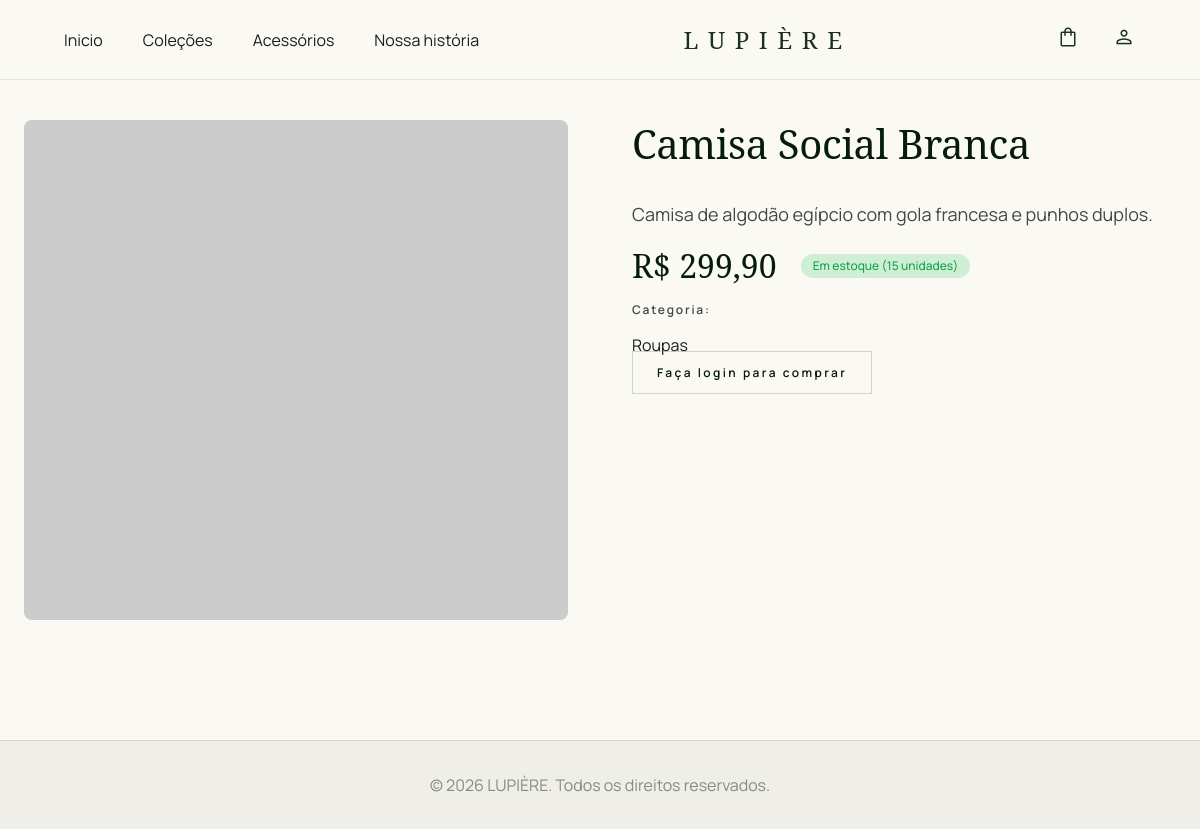
Screenshot of /produto.php?id=2 with the database file from the repository.
### tables this page shows
CREATE TABLE IF NOT EXISTS `produtos` (
  `id` int(11) NOT NULL AUTO_INCREMENT,
  `nome` varchar(150) NOT NULL,
  `descricao` text,
  `preco` decimal(10,2) NOT NULL,
  `estoque` int(11) NOT NULL DEFAULT 0,
  `categoria_id` int(11) DEFAULT NULL,
  `imagem` varchar(255) DEFAULT NULL,
  `data_criacao` timestamp NOT NULL DEFAULT current_timestamp(),
  PRIMARY KEY (`id`),
  KEY `categoria_id` (`categoria_id`),
  CONSTRAINT `produtos_ibfk_1` FOREIGN KEY (`categoria_id`) REFERENCES `categorias` (`id`) ON DELETE SET NULL
);

CREATE TABLE IF NOT EXISTS `categorias` (
  `id` int(11) NOT NULL AUTO_INCREMENT,
  `nome` varchar(100) NOT NULL,
  `descricao` text,
  `data_criacao` timestamp NOT NULL DEFAULT current_timestamp(),
  PRIMARY KEY (`id`)
);

### funcoes.php (called while the page is built, shortened)
<?php
require_once 'config.php';
function obter_produto_por_id($id) {
    global $pdo;
    $stmt = $pdo->prepare("SELECT p.*, c.nome as categoria_nome FROM produtos p LEFT JOIN categorias c ON p.categoria_id = c.id WHERE p.id = ?");
    $stmt->execute([$id]);
    return $stmt->fetch();
}
?>

### produto.php (the view, shortened to what this page needs)
<?php
require_once 'funcoes.php';
$id = isset($_GET['id']) ? intval($_GET['id']) : 0;
$produto = obter_produto_por_id($id);
?>
<!doctype html>
<html class="light" lang="en">
  <head>
    <script src="https://cdn.tailwindcss.com?plugins=forms,container-queries"></script>
    <script id="tailwind-config">
      tailwind.config = {
        darkMode: "class",
        theme: {
          extend: {
            colors: {
              "on-error": "#ffffff",
              "surface-container-high": "#e9e8e3",
              "surface-container": "#efeee9",
              surface: "#faf9f4",
              "on-secondary-container": "#745c00",
              "secondary-container": "#fed65b",
              "on-primary-container": "#819986",
              "on-tertiary": "#ffffff",
              "error-container": "#ffdad6",
              error: "#ba1a1a",
              background: "#faf9f4",
              "primary-fixed-dim": "#b4cdb8",
              "surface-container-low": "#f5f4ef",
              "surface-container-highest": "#e3e3de",
              "secondary-fixed-dim": "#e9c349",
              "on-tertiary-fixed-variant": "#474747",
              "outline-variant": "#c3c8c1",
              "primary-container": "#1b3022",
              "on-tertiary-container": "#939292",
              "surface-variant": "#e3e3de",
              "on-surface-variant": "#434843",
              "on-tertiary-fixed": "#1b1c1c",
              "on-secondary": "#ffffff",
              "surface-container-lowest": "#ffffff",
              tertiary: "#161717",
              "inverse-surface": "#30312e",
              "tertiary-container": "#2b2b2b",
              secondary: "#735c00",
              primary: "#061b0e",
              "on-secondary-fixed-variant": "#574500",
              "surface-bright": "#faf9f4",
              "on-background": "#1b1c19",
              "primary-fixed": "#d0e9d4",
              "tertiary-fixed": "#e4e2e1",
              "on-surface": "#1b1c19",
              "inverse-primary": "#b4cdb8",
              "on-primary": "#ffffff",
              "on-error-container": "#93000a",
              "secondary-fixed": "#ffe088",
              outline: "#737973",
              "on-primary-fixed": "#0b2013",
              "surface-tint": "#4d6453",
              "inverse-on-surface": "#f2f1ec",
              "tertiary-fixed-dim": "#c8c6c5",
              "on-primary-fixed-variant": "#364c3c",
              "on-secondary-fixed": "#241a00",
              "surface-dim": "#dbdad5",
            },
            borderRadius: {
              DEFAULT: "0.25rem",
              lg: "0.5rem",
              xl: "0.75rem",
              full: "9999px",
            },
            spacing: {
              gutter: "24px",
              unit: "8px",
              "margin-edge": "40px",
              "container-max": "1280px",
              "section-gap": "120px",
            },
            fontFamily: {
              "body-md": ["Manrope"],
              "headline-lg": ["Noto Serif"],
              "body-lg": ["Manrope"],
              "label-caps": ["Manrope"],
              "headline-md": ["Noto Serif"],
              "headline-display": ["Noto Serif"],
            },
            fontSize: {
              "body-md": ["16px", { lineHeight: "1.6", fontWeight: "400" }],
              "headline-lg": [
                "40px",
                {
                  lineHeight: "1.2",
                  letterSpacing: "-0.01em",
                  fontWeight: "400",
                },
              ],
              "body-lg": ["18px", { lineHeight: "1.6", fontWeight: "400" }],
              "label-caps": [
                "12px",
                {
                  lineHeight: "1.2",
                  letterSpacing: "0.15em",
                  fontWeight: "600",
                },
              ],
              "headline-md": ["32px", { lineHeight: "1.3", fontWeight: "400" }],
              "headline-display": [
                "64px",
                {
                  lineHeight: "1.1",
                  letterSpacing: "-0.02em",
                  fontWeight: "400",
                },
              ],
            },
          },
        },
      };
    </script>
  </head>
  <body
    class="bg-background text-on-surface font-body-md min-h-screen flex flex-col"
  >
    <header
      class="fixed top-0 left-0 right-0 z-50 bg-[#FAF9F4]/95 backdrop-blur-md border-b border-[#1B3022]/10 h-20 flex items-center transition-all duration-300"
    >
      <div
        class="flex justify-between items-center w-full px-6 md:px-16 max-w-[1440px] mx-auto"
      >
        <nav class="hidden lg:flex gap-10">
          <a class="nav-link" href="index.html">Inicio</a>
          <a class="nav-link" href="produtos.php">Coleções</a>
          <a class="nav-link" href="acessorios.html">Acessórios</a>
          <a class="nav-link" href="sobre.html">Nossa história</a>
        </nav>
        <div
          class="text-xl md:text-2xl font-headline-lg tracking-[0.4em] text-[#1B3022]"
        >
          LUPIÈRE
        </div>
        <div class="flex items-center gap-5 md:gap-8 text-[#1B3022]">
          <a href="carrinho.php" class="icon-btn">
            <span class="material-symbols-outlined">shopping_bag</span>
          </a>
          <?php if (isset($_SESSION["usuario_id"])): ?>
            <a href="perfil.php" class="icon-btn">
              <span class="material-symbols-outlined">person</span>
            </a>
          <?php else: ?>
            <a href="login.php" class="icon-btn">
              <span class="material-symbols-outlined">person</span>
            </a>
          <?php endif; ?>
        </div>
      </div>
    </header>
    <main
      class="flex-grow flex items-center justify-center py-section-gap px-gutter"
    >
      <div class="max-w-container-max w-full flex flex-col md:flex-row gap-16 items-start">
        <div class="w-full md:w-1/2">
          <img
            src="https://via.placeholder.com/600x600?text=<?php echo urlencode($produto['nome']); ?>"
            alt="<?php echo htmlspecialchars($produto['nome']); ?>"
            class="w-full h-[500px] object-cover rounded-lg"
          />
        </div>
        <div class="w-full md:w-1/2 space-y-8">
          <h1 class="font-headline-lg text-headline-lg text-primary mb-4">
            <?php echo htmlspecialchars($produto['nome']); ?>
          </h1>
          <div class="space-y-4">
            <p class="font-body-lg text-body-lg text-on-surface-variant leading-relaxed">
              <?php echo nl2br(htmlspecialchars($produto['descricao'])); ?>
            </p>
            <div class="flex items-center gap-6">
              <p class="font-headline-md text-headline-md text-primary">
                R$ <?php echo number_format($produto['preco'], 2, ',', '.'); ?>
              </p>
              <?php if ($produto['estoque'] > 0): ?>
                <span class="px-3 py-1 bg-green-500/20 text-green-600 rounded-full text-xs font-medium">
                  Em estoque (<?php echo $produto['estoque']; ?> unidades)
                </span>
              <?php else: ?>
                <span class="px-3 py-1 bg-red-500/20 text-red-600 rounded-full text-xs font-medium">
                  Esgotado
                </span>
              <?php endif; ?>
            </div>
            <div class="space-y-4">
              <p class="font-label-caps text-label-caps text-on-surface-variant mb-2">
                Categoria:
              </p>
              <p class="font-body-md text-body-md">
                <?php echo htmlspecialchars($produto['categoria_nome'] ?: 'Sem categoria'); ?>
              </p>
            </div>
          </div>
          <?php if (isset($_SESSION["usuario_id"]) && $produto['estoque'] > 0): ?>
            <form action="adicionar_carrinho.php" method="post" class="space-y-4">
              <input type="hidden" name="produto_id" value="<?php echo $produto['id']; ?>">
              <div class="flex items-center gap-4">
                <label for="quantidade" class="font-label-caps text-label-caps w-20">Quantidade:</label>
                <input
                  type="number"
                  id="quantidade"
                  name="quantidade"
                  value="1"
                  min="1"
                  max="<?php echo $produto['estoque']; ?>"
                  class="w-20 px-3 py-2 border border-outline/30 rounded-md focus:border-primary focus:outline-none"
                >
              </div>
              <button
                type="submit"
                class="w-full bg-primary-container text-white py-3 px-6 font-label-caps text-label-caps tracking-[0.2em] hover:bg-primary transition-all duration-300"
              >
                Adicionar ao Carrinho
              </button>
            </form>
          <?php elseif (!isset($_SESSION["usuario_id"])): ?>
            <a
              href="login.php"
              class="w-full border border-outline/30 text-primary py-3 px-6 font-label-caps text-label-caps tracking-[0.2em] hover:bg-surface-container-low transition-all duration-300"
            >
              Faça login para comprar
            </a>
          <?php else: ?>
            <p class="w-full text-center py-3 px-6 bg-red-500/20 text-red-600 rounded-md font-label-caps">
              Produto indisponível
            </p>
          <?php endif; ?>
        </div>
      </div>
    </main>
    <footer
      class="mt-auto w-full border-t border-outline/20 bg-surface-container flex items-center justify-center py-8"
    >
      <div class="text-center text-on-surface-variant/60 font-body-md">
        &copy; <?php echo date("Y"); ?> LUPIÈRE. Todos os direitos reservados.
      </div>
    </footer>
  </body>
</html>

### produto.php (style rules this page uses)
.material-symbols-outlined { font-variation-settings: "FILL" 0, "wght" 300, "GRAD" 0, "opsz" 24; }

### rows the page displays
produtos: nome "Camisa Social Branca", descricao "Camisa de algodão egípcio com gola francesa e punhos duplos.", preco "299,90", estoque "15", categoria.nome "Roupas"
